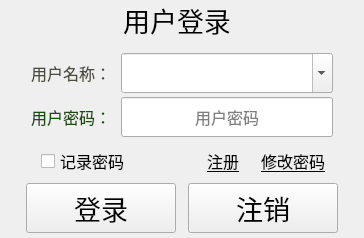
<?xml version="1.0" encoding="UTF-8"?>
<ui version="4.0">
 <class>LogInClass</class>
 <widget class="QWidget" name="LogInClass">
  <property name="geometry">
   <rect>
    <x>0</x>
    <y>0</y>
    <width>364</width>
    <height>238</height>
   </rect>
  </property>
  <property name="font">
   <font>
    <family>微软雅黑</family>
    <pointsize>12</pointsize>
   </font>
  </property>
  <property name="windowTitle">
   <string>LogIn</string>
  </property>
  <layout class="QVBoxLayout" name="verticalLayout">
   <property name="spacing">
    <number>2</number>
   </property>
   <property name="leftMargin">
    <number>10</number>
   </property>
   <property name="topMargin">
    <number>0</number>
   </property>
   <property name="rightMargin">
    <number>20</number>
   </property>
   <property name="bottomMargin">
    <number>5</number>
   </property>
   <item>
    <widget class="QLabel" name="label">
     <property name="minimumSize">
      <size>
       <width>0</width>
       <height>40</height>
      </size>
     </property>
     <property name="font">
      <font>
       <family>微软雅黑</family>
       <pointsize>20</pointsize>
       <weight>50</weight>
       <italic>false</italic>
       <bold>false</bold>
      </font>
     </property>
     <property name="text">
      <string>用户登录</string>
     </property>
     <property name="alignment">
      <set>Qt::AlignCenter</set>
     </property>
    </widget>
   </item>
   <item>
    <widget class="QStackedWidget" name="stackedWidget">
     <property name="currentIndex">
      <number>0</number>
     </property>
     <widget class="QWidget" name="page_3">
      <layout class="QGridLayout" name="gridLayout">
       <property name="bottomMargin">
        <number>0</number>
       </property>
       <property name="horizontalSpacing">
        <number>0</number>
       </property>
       <property name="verticalSpacing">
        <number>4</number>
       </property>
       <item row="0" column="0">
        <widget class="QLabel" name="label_3">
         <property name="minimumSize">
          <size>
           <width>100</width>
           <height>30</height>
          </size>
         </property>
         <property name="font">
          <font>
           <family>黑体</family>
           <pointsize>12</pointsize>
          </font>
         </property>
         <property name="styleSheet">
          <string notr="true">color: rgb(75, 75, 61);</string>
         </property>
         <property name="text">
          <string>用户名称：</string>
         </property>
         <property name="alignment">
          <set>Qt::AlignCenter</set>
         </property>
        </widget>
       </item>
       <item row="0" column="1">
        <widget class="QComboBox" name="txtUserName">
         <property name="sizePolicy">
          <sizepolicy hsizetype="Expanding" vsizetype="Expanding">
           <horstretch>0</horstretch>
           <verstretch>0</verstretch>
          </sizepolicy>
         </property>
         <property name="minimumSize">
          <size>
           <width>0</width>
           <height>40</height>
          </size>
         </property>
         <property name="maximumSize">
          <size>
           <width>16777215</width>
           <height>60</height>
          </size>
         </property>
         <property name="font">
          <font>
           <family>黑体</family>
           <pointsize>12</pointsize>
          </font>
         </property>
         <property name="accessibleDescription">
          <string>用户名称</string>
         </property>
         <property name="editable">
          <bool>true</bool>
         </property>
        </widget>
       </item>
       <item row="1" column="0">
        <widget class="QLabel" name="label_2">
         <property name="minimumSize">
          <size>
           <width>100</width>
           <height>30</height>
          </size>
         </property>
         <property name="font">
          <font>
           <family>黑体</family>
           <pointsize>12</pointsize>
          </font>
         </property>
         <property name="styleSheet">
          <string notr="true">color: rgb(25, 75, 11);</string>
         </property>
         <property name="text">
          <string>用户密码：</string>
         </property>
         <property name="alignment">
          <set>Qt::AlignCenter</set>
         </property>
        </widget>
       </item>
       <item row="1" column="1">
        <widget class="QLineEdit" name="txtUserPW">
         <property name="sizePolicy">
          <sizepolicy hsizetype="Expanding" vsizetype="Expanding">
           <horstretch>0</horstretch>
           <verstretch>0</verstretch>
          </sizepolicy>
         </property>
         <property name="minimumSize">
          <size>
           <width>0</width>
           <height>40</height>
          </size>
         </property>
         <property name="maximumSize">
          <size>
           <width>16777215</width>
           <height>60</height>
          </size>
         </property>
         <property name="font">
          <font>
           <family>黑体</family>
           <pointsize>12</pointsize>
           <weight>50</weight>
           <italic>false</italic>
           <bold>false</bold>
          </font>
         </property>
         <property name="focusPolicy">
          <enum>Qt::StrongFocus</enum>
         </property>
         <property name="text">
          <string/>
         </property>
         <property name="echoMode">
          <enum>QLineEdit::Password</enum>
         </property>
         <property name="alignment">
          <set>Qt::AlignCenter</set>
         </property>
         <property name="dragEnabled">
          <bool>false</bool>
         </property>
         <property name="placeholderText">
          <string>用户密码</string>
         </property>
        </widget>
       </item>
       <item row="2" column="0" colspan="2">
        <layout class="QHBoxLayout" name="horizontalLayout_2">
         <property name="leftMargin">
          <number>20</number>
         </property>
         <item>
          <widget class="QCheckBox" name="cbxRemeber">
           <property name="sizePolicy">
            <sizepolicy hsizetype="Expanding" vsizetype="Fixed">
             <horstretch>0</horstretch>
             <verstretch>0</verstretch>
            </sizepolicy>
           </property>
           <property name="minimumSize">
            <size>
             <width>80</width>
             <height>40</height>
            </size>
           </property>
           <property name="font">
            <font>
             <family>黑体</family>
             <pointsize>12</pointsize>
            </font>
           </property>
           <property name="text">
            <string>记录密码</string>
           </property>
          </widget>
         </item>
         <item>
          <widget class="QToolButton" name="btnRegister">
           <property name="sizePolicy">
            <sizepolicy hsizetype="Fixed" vsizetype="Fixed">
             <horstretch>0</horstretch>
             <verstretch>0</verstretch>
            </sizepolicy>
           </property>
           <property name="minimumSize">
            <size>
             <width>40</width>
             <height>40</height>
            </size>
           </property>
           <property name="font">
            <font>
             <family>Arial</family>
             <pointsize>12</pointsize>
             <weight>50</weight>
             <italic>false</italic>
             <bold>false</bold>
             <underline>true</underline>
            </font>
           </property>
           <property name="styleSheet">
            <string notr="true">font: 12pt &quot;Arial&quot;;
text-decoration: underline;</string>
           </property>
           <property name="text">
            <string>注册</string>
           </property>
           <property name="autoRaise">
            <bool>true</bool>
           </property>
          </widget>
         </item>
         <item>
          <widget class="QToolButton" name="btnModify">
           <property name="sizePolicy">
            <sizepolicy hsizetype="Fixed" vsizetype="Fixed">
             <horstretch>0</horstretch>
             <verstretch>0</verstretch>
            </sizepolicy>
           </property>
           <property name="minimumSize">
            <size>
             <width>60</width>
             <height>40</height>
            </size>
           </property>
           <property name="font">
            <font>
             <family>Arial</family>
             <pointsize>12</pointsize>
             <weight>50</weight>
             <italic>false</italic>
             <bold>false</bold>
             <underline>true</underline>
             <kerning>false</kerning>
            </font>
           </property>
           <property name="styleSheet">
            <string notr="true">font: 12pt &quot;Arial&quot;;
text-decoration: underline;</string>
           </property>
           <property name="text">
            <string>修改密码</string>
           </property>
           <property name="autoRaise">
            <bool>true</bool>
           </property>
          </widget>
         </item>
        </layout>
       </item>
      </layout>
     </widget>
     <widget class="QWidget" name="page_5">
      <layout class="QGridLayout" name="gridLayout_4">
       <property name="horizontalSpacing">
        <number>0</number>
       </property>
       <property name="verticalSpacing">
        <number>4</number>
       </property>
       <item row="0" column="0">
        <widget class="QLabel" name="label_9">
         <property name="minimumSize">
          <size>
           <width>100</width>
           <height>30</height>
          </size>
         </property>
         <property name="font">
          <font>
           <family>黑体</family>
           <pointsize>10</pointsize>
          </font>
         </property>
         <property name="text">
          <string>用户名称：</string>
         </property>
         <property name="alignment">
          <set>Qt::AlignCenter</set>
         </property>
        </widget>
       </item>
       <item row="0" column="1">
        <widget class="QComboBox" name="txtUserNameR">
         <property name="sizePolicy">
          <sizepolicy hsizetype="Expanding" vsizetype="Expanding">
           <horstretch>0</horstretch>
           <verstretch>0</verstretch>
          </sizepolicy>
         </property>
         <property name="minimumSize">
          <size>
           <width>100</width>
           <height>35</height>
          </size>
         </property>
         <property name="maximumSize">
          <size>
           <width>16777215</width>
           <height>60</height>
          </size>
         </property>
         <property name="font">
          <font>
           <family>黑体</family>
           <pointsize>12</pointsize>
          </font>
         </property>
         <property name="editable">
          <bool>true</bool>
         </property>
        </widget>
       </item>
       <item row="1" column="0">
        <widget class="QLabel" name="label_8">
         <property name="minimumSize">
          <size>
           <width>100</width>
           <height>30</height>
          </size>
         </property>
         <property name="font">
          <font>
           <family>黑体</family>
           <pointsize>10</pointsize>
          </font>
         </property>
         <property name="text">
          <string>密码：</string>
         </property>
         <property name="alignment">
          <set>Qt::AlignCenter</set>
         </property>
        </widget>
       </item>
       <item row="1" column="1">
        <widget class="QLineEdit" name="txtUserPWN">
         <property name="sizePolicy">
          <sizepolicy hsizetype="Expanding" vsizetype="Expanding">
           <horstretch>0</horstretch>
           <verstretch>0</verstretch>
          </sizepolicy>
         </property>
         <property name="minimumSize">
          <size>
           <width>100</width>
           <height>35</height>
          </size>
         </property>
         <property name="maximumSize">
          <size>
           <width>16777215</width>
           <height>60</height>
          </size>
         </property>
         <property name="font">
          <font>
           <family>黑体</family>
           <pointsize>12</pointsize>
           <weight>50</weight>
           <italic>false</italic>
           <bold>false</bold>
          </font>
         </property>
         <property name="focusPolicy">
          <enum>Qt::StrongFocus</enum>
         </property>
         <property name="text">
          <string/>
         </property>
         <property name="echoMode">
          <enum>QLineEdit::Password</enum>
         </property>
         <property name="alignment">
          <set>Qt::AlignCenter</set>
         </property>
         <property name="dragEnabled">
          <bool>false</bool>
         </property>
         <property name="placeholderText">
          <string>密码</string>
         </property>
        </widget>
       </item>
       <item row="2" column="0">
        <widget class="QLabel" name="label_7">
         <property name="minimumSize">
          <size>
           <width>100</width>
           <height>30</height>
          </size>
         </property>
         <property name="font">
          <font>
           <family>黑体</family>
           <pointsize>10</pointsize>
          </font>
         </property>
         <property name="text">
          <string>确认密码：</string>
         </property>
         <property name="alignment">
          <set>Qt::AlignCenter</set>
         </property>
        </widget>
       </item>
       <item row="2" column="1">
        <widget class="QLineEdit" name="txtUserPWCN">
         <property name="sizePolicy">
          <sizepolicy hsizetype="Expanding" vsizetype="Expanding">
           <horstretch>0</horstretch>
           <verstretch>0</verstretch>
          </sizepolicy>
         </property>
         <property name="minimumSize">
          <size>
           <width>100</width>
           <height>35</height>
          </size>
         </property>
         <property name="maximumSize">
          <size>
           <width>16777215</width>
           <height>60</height>
          </size>
         </property>
         <property name="font">
          <font>
           <family>黑体</family>
           <pointsize>12</pointsize>
           <weight>50</weight>
           <italic>false</italic>
           <bold>false</bold>
          </font>
         </property>
         <property name="focusPolicy">
          <enum>Qt::StrongFocus</enum>
         </property>
         <property name="text">
          <string/>
         </property>
         <property name="echoMode">
          <enum>QLineEdit::Password</enum>
         </property>
         <property name="alignment">
          <set>Qt::AlignCenter</set>
         </property>
         <property name="dragEnabled">
          <bool>false</bool>
         </property>
         <property name="placeholderText">
          <string>确认密码</string>
         </property>
        </widget>
       </item>
      </layout>
     </widget>
     <widget class="QWidget" name="page_4">
      <layout class="QGridLayout" name="gridLayout_3" rowstretch="0,0,0" columnstretch="0,0,0" columnminimumwidth="0,0,0">
       <property name="horizontalSpacing">
        <number>0</number>
       </property>
       <property name="verticalSpacing">
        <number>4</number>
       </property>
       <item row="0" column="0">
        <widget class="QLabel" name="label_5">
         <property name="minimumSize">
          <size>
           <width>100</width>
           <height>30</height>
          </size>
         </property>
         <property name="font">
          <font>
           <family>黑体</family>
           <pointsize>10</pointsize>
          </font>
         </property>
         <property name="text">
          <string>用户名称：</string>
         </property>
         <property name="alignment">
          <set>Qt::AlignCenter</set>
         </property>
        </widget>
       </item>
       <item row="0" column="1" colspan="2">
        <widget class="QComboBox" name="txtUserNameM">
         <property name="sizePolicy">
          <sizepolicy hsizetype="Expanding" vsizetype="Expanding">
           <horstretch>0</horstretch>
           <verstretch>0</verstretch>
          </sizepolicy>
         </property>
         <property name="minimumSize">
          <size>
           <width>100</width>
           <height>35</height>
          </size>
         </property>
         <property name="maximumSize">
          <size>
           <width>16777215</width>
           <height>60</height>
          </size>
         </property>
         <property name="font">
          <font>
           <family>SimSun</family>
           <pointsize>12</pointsize>
          </font>
         </property>
         <property name="editable">
          <bool>true</bool>
         </property>
        </widget>
       </item>
       <item row="1" column="0">
        <widget class="QLabel" name="label_4">
         <property name="minimumSize">
          <size>
           <width>100</width>
           <height>30</height>
          </size>
         </property>
         <property name="font">
          <font>
           <family>黑体</family>
           <pointsize>10</pointsize>
          </font>
         </property>
         <property name="text">
          <string>旧密码：</string>
         </property>
         <property name="alignment">
          <set>Qt::AlignCenter</set>
         </property>
        </widget>
       </item>
       <item row="1" column="1" colspan="2">
        <widget class="QLineEdit" name="txtUserPWM">
         <property name="sizePolicy">
          <sizepolicy hsizetype="Expanding" vsizetype="Expanding">
           <horstretch>0</horstretch>
           <verstretch>0</verstretch>
          </sizepolicy>
         </property>
         <property name="minimumSize">
          <size>
           <width>100</width>
           <height>35</height>
          </size>
         </property>
         <property name="maximumSize">
          <size>
           <width>16777215</width>
           <height>60</height>
          </size>
         </property>
         <property name="font">
          <font>
           <family>Calibri</family>
           <pointsize>12</pointsize>
           <weight>50</weight>
           <italic>false</italic>
           <bold>false</bold>
          </font>
         </property>
         <property name="focusPolicy">
          <enum>Qt::StrongFocus</enum>
         </property>
         <property name="text">
          <string/>
         </property>
         <property name="echoMode">
          <enum>QLineEdit::Password</enum>
         </property>
         <property name="alignment">
          <set>Qt::AlignCenter</set>
         </property>
         <property name="dragEnabled">
          <bool>false</bool>
         </property>
         <property name="placeholderText">
          <string>旧密码</string>
         </property>
        </widget>
       </item>
       <item row="2" column="0" colspan="2">
        <widget class="QLabel" name="label_6">
         <property name="minimumSize">
          <size>
           <width>100</width>
           <height>30</height>
          </size>
         </property>
         <property name="font">
          <font>
           <family>黑体</family>
           <pointsize>10</pointsize>
          </font>
         </property>
         <property name="text">
          <string>新密码：</string>
         </property>
         <property name="alignment">
          <set>Qt::AlignCenter</set>
         </property>
        </widget>
       </item>
       <item row="2" column="2">
        <widget class="QLineEdit" name="txtUserPWNM">
         <property name="sizePolicy">
          <sizepolicy hsizetype="Expanding" vsizetype="Expanding">
           <horstretch>0</horstretch>
           <verstretch>0</verstretch>
          </sizepolicy>
         </property>
         <property name="minimumSize">
          <size>
           <width>100</width>
           <height>35</height>
          </size>
         </property>
         <property name="maximumSize">
          <size>
           <width>16777215</width>
           <height>60</height>
          </size>
         </property>
         <property name="font">
          <font>
           <family>Calibri</family>
           <pointsize>12</pointsize>
           <weight>50</weight>
           <italic>false</italic>
           <bold>false</bold>
          </font>
         </property>
         <property name="focusPolicy">
          <enum>Qt::StrongFocus</enum>
         </property>
         <property name="text">
          <string/>
         </property>
         <property name="echoMode">
          <enum>QLineEdit::Password</enum>
         </property>
         <property name="alignment">
          <set>Qt::AlignCenter</set>
         </property>
         <property name="dragEnabled">
          <bool>false</bool>
         </property>
         <property name="placeholderText">
          <string>新密码</string>
         </property>
        </widget>
       </item>
      </layout>
     </widget>
    </widget>
   </item>
   <item>
    <layout class="QHBoxLayout" name="horizontalLayout">
     <property name="leftMargin">
      <number>10</number>
     </property>
     <property name="rightMargin">
      <number>0</number>
     </property>
     <item>
      <spacer name="horizontalSpacer_2">
       <property name="orientation">
        <enum>Qt::Horizontal</enum>
       </property>
       <property name="sizeHint" stdset="0">
        <size>
         <width>40</width>
         <height>20</height>
        </size>
       </property>
      </spacer>
     </item>
     <item>
      <widget class="QPushButton" name="btnLogin">
       <property name="sizePolicy">
        <sizepolicy hsizetype="Expanding" vsizetype="Preferred">
         <horstretch>0</horstretch>
         <verstretch>0</verstretch>
        </sizepolicy>
       </property>
       <property name="minimumSize">
        <size>
         <width>150</width>
         <height>50</height>
        </size>
       </property>
       <property name="font">
        <font>
         <family>楷体</family>
         <pointsize>20</pointsize>
         <weight>50</weight>
         <italic>false</italic>
         <bold>false</bold>
        </font>
       </property>
       <property name="focusPolicy">
        <enum>Qt::StrongFocus</enum>
       </property>
       <property name="styleSheet">
        <string notr="true"/>
       </property>
       <property name="text">
        <string>登录</string>
       </property>
      </widget>
     </item>
     <item>
      <spacer name="horizontalSpacer">
       <property name="orientation">
        <enum>Qt::Horizontal</enum>
       </property>
       <property name="sizeHint" stdset="0">
        <size>
         <width>40</width>
         <height>20</height>
        </size>
       </property>
      </spacer>
     </item>
     <item>
      <widget class="QPushButton" name="btnLogout">
       <property name="sizePolicy">
        <sizepolicy hsizetype="Expanding" vsizetype="Preferred">
         <horstretch>0</horstretch>
         <verstretch>0</verstretch>
        </sizepolicy>
       </property>
       <property name="minimumSize">
        <size>
         <width>150</width>
         <height>50</height>
        </size>
       </property>
       <property name="font">
        <font>
         <family>楷体</family>
         <pointsize>20</pointsize>
         <weight>50</weight>
         <italic>false</italic>
         <bold>false</bold>
        </font>
       </property>
       <property name="focusPolicy">
        <enum>Qt::StrongFocus</enum>
       </property>
       <property name="text">
        <string>注销</string>
       </property>
      </widget>
     </item>
     <item>
      <spacer name="horizontalSpacer_3">
       <property name="orientation">
        <enum>Qt::Horizontal</enum>
       </property>
       <property name="sizeHint" stdset="0">
        <size>
         <width>40</width>
         <height>20</height>
        </size>
       </property>
      </spacer>
     </item>
    </layout>
   </item>
  </layout>
 </widget>
 <layoutdefault spacing="6" margin="11"/>
 <resources>
  <include location="../saribbonresouce.qrc"/>
 </resources>
 <connections/>
</ui>
